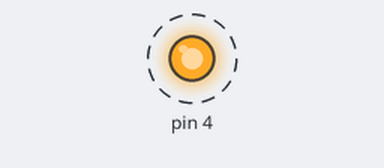
The sketch below on a simulated Arduino Uno, built with avr-gcc and run on an emulated ATmega328P. On the bench: output pins drawn as LEDs (lit = HIGH). Dashed ring = blinking.

Above: at 0.15 s.
Timing chart, 0 to 3.0 s (numbered marks = the images above):
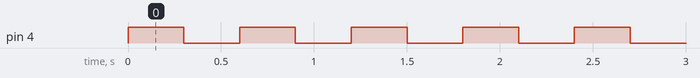

Measured:
- by itself, pin 4: alternates HIGH for 0.30 s and LOW for 0.30 s

The sketch:

lediyakipsondurme.ino
```cpp
void setup() {
  pinMode(4,OUTPUT);
}

void loop() {
  digitalWrite(4,HIGH);
  delay(300);
  digitalWrite(4,LOW);
  delay(300);
}
```
